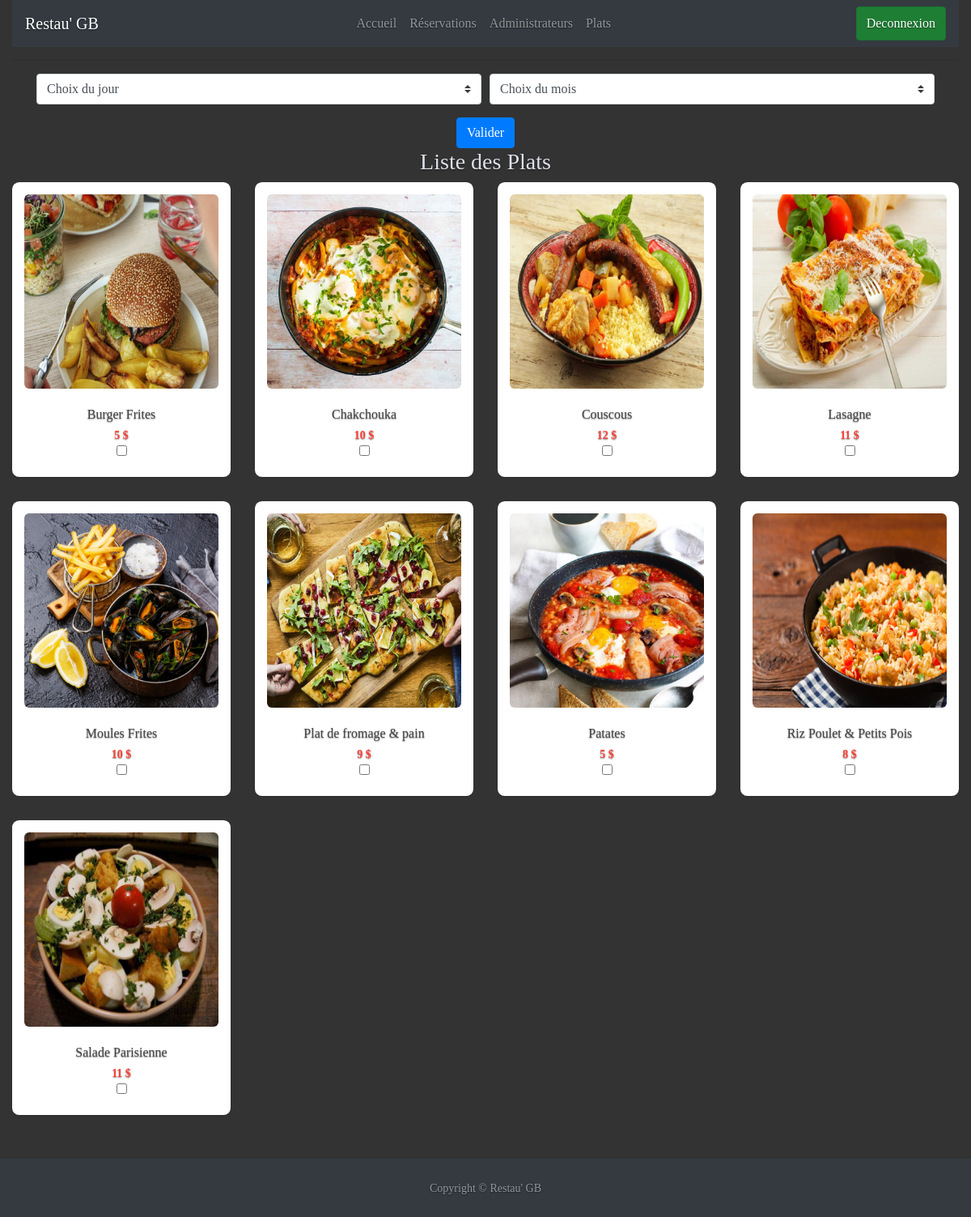
The page /Panel_Gestion/admin_plats.php (signed in) on the database its author committed.
### tables this page shows
CREATE TABLE `liste_plats` (
  `id` int(11) NOT NULL,
  `nomPlat` varchar(255) NOT NULL,
  `prix` int(5) NOT NULL,
  `nomImage` varchar(255) NOT NULL
);

### Panel_Gestion/admin_plats.php (the view, shortened to what this page needs)
<?php
	include 'functions.php';
    include 'database.php';
?>
<!doctype html>
<html lang="en">
  <head>
    <link rel="stylesheet" href="https://cdn.jsdelivr.net/npm/bootstrap@4.6.1/dist/css/bootstrap.min.css">
    <link rel="stylesheet" href="https://cdn.jsdelivr.net/npm/bootstrap-icons@1.8.1/font/bootstrap-icons.css">
    <link rel="stylesheet" href="https://cdnjs.cloudflare.com/ajax/libs/material-design-iconic-font/2.2.0/css/material-design-iconic-font.min.css">
    <link rel="stylesheet" href="CSS/style_plats.css">
  </head>
    <body class="d-flex flex-column min-vh-100">
      <div class="container-fluid rgba-gradient">
        <nav class="navbar navbar-expand-sm navbar-dark bg-dark flex-nowrap fixed">
            <span class="navbar-brand">Restau' GB</span>
            <div class="navbar-collapse collapse w-100 justify-content-center" id="navbar5">
                <ul class="navbar-nav mx-auto">
                  <?php
                    LoadPageAccess();
                  ?>
                </ul>
            </div>
            <span class="navbar-text active btn btn-success"><a href="deconnexion.php">Deconnexion</a></span>
        </nav>
        <form action="./admin_plats.php" enctype="multipart/form-data" method="post">
        <section><hr>
                <div class="container">
                  <div class="row">
                    <div class="col-sm-12 content justify-content-start" data-aos="fade-left">
                        <div class="form-row">
                            <div class="col-md-6 mb-3">
                              <select class="custom-select" name="select_jour" required>
                                  <option selected disabled value="">Choix du jour</option>
                              </select>
                            </div>
                            <div class="col-md-6 mb-3">
                              <select class="custom-select" name="select_mois" required>
                                  <option selected disabled value="">Choix du mois</option>
                              </select>
                            </div>
                        </div>
                        <div class="d-flex justify-content-center">
                          <button class="btn btn-primary" type="submit" name="valid_plat" >Valider</button>
                        </div>
                    </div>
                  </div>
                </div>
            </section>
            <section><h3 class="text-center">Liste des Plats</h3>
            <div class="row clearfix">
                <?php
                    $requete = mysqli_query($db,"SELECT * FROM liste_plats");
                    while ($ligne = mysqli_fetch_assoc($requete)){
                        echo '<div class="col-lg-3 col-md-4 col-sm-12">
                        <div class="card product_item">
                            <div class="body">
                                <div class="cp_img">
                                    <img src="IMG/'.$ligne['nomImage'].'" class="img-fluid">
                                </div>
                                <div class="product_details">
                                    <h5><a href="ec-product-detail.html">'.$ligne['nomPlat'].'</a></h5>
                                    <ul class="product_price list-unstyled">
                                        <li class="new_price">'.$ligne['prix'].' $</li>
                                    </ul>
                                    <input type="checkbox" class="radio" value="'.$ligne['nomPlat'].'" name="plat" />
                                    <input name="prixPlat" type="hidden" value="'.$ligne['prix'].'">
                                </div>
                            </div>
                        </div>
                    </div>';
                    }
                ?>
            </div>
        </section><br>
        </form>
      </div>
      <footer id="sticky-footer" class="flex-shrink-0 py-4 bg-dark text-white-50 mt-auto">
        <div class="container text-center">
            <small>Copyright &copy; Restau' GB</small>
        </div>
      </footer>
    </body>
</html>

### Panel_Gestion/functions.php (shortened to what this page needs)
<?php
    function LoadPageAccess(){
        if(!isset($_SESSION['auth'])){
            echo '<li class="nav-item"><a class="nav-link" href="index.php">Accueil</a></li>';
        }else {
            echo '<li class="nav-item"><a class="nav-link" href="index.php">Accueil</a></li>';
            if (isset($_SESSION['perm_gest_reserv'])){
                if ($_SESSION['perm_gest_reserv'] == 1){
                    echo '<li class="nav-item"><a class="nav-link" href="admin_reserv.php">Réservations</a></li>';
                }
            }
            if (isset($_SESSION['perm_gest_admin'])){
                if ($_SESSION['perm_gest_admin'] == 1){
                    echo '<li class="nav-item"><a class="nav-link" href="admin_comptes.php">Administrateurs</a></li>';
                }
            }
            echo '<li class="nav-item"><a class="nav-link" href="admin_plats.php">Plats</a></li>';
        };
    };
?>

### Panel_Gestion/CSS/style_plats.css (style rules this page uses)
html,body { height: 100%; background-color: #333; color: #dde1e9; }
body { display: -ms-flexbox; display: flex; text-shadow: 0 .05rem .1rem rgba(0, 0, 0, .5); font-family: Georgia, Times, Times New Roman, serif; }
.product_item .cp_img { position: absolute; top: 0px; left: 50%; transform: translate(-50%); -webkit-transform: translate(-50%); -ms-transform: translate(-50%); -moz-transform: translate(-50%); -o-transform: translate(-50%); -khtml-transform: translate(-50%); width: 100%; padding: 15px; transition: all 0.2s ease-in-out }
.product_item .cp_img img { transition: all 0.2s ease-in-out; border-radius: 6px }
.product_item .product_details { padding-top: 110%; text-align: center }
.product_item .product_details h5 { margin-bottom: 5px }
.product_item .product_details h5 a { font-size: 16px; color: #444 }
.product_item .product_details .product_price { margin: 0 }
.product_item .product_details .product_price li { display: inline-block; padding: 0 10px }
.product_item .product_details .product_price .new_price { font-weight: 600; color: #ff4136 }
.card { background: #fff; margin-bottom: 30px; transition: .5s; border: 0; border-radius: .55rem; position: relative; width: 100%; box-shadow: 0 1px 2px 0 rgba(0,0,0,0.1); }
.card .body { font-size: 14px; color: #424242; padding: 20px; font-weight: 400; }

### rows shown on the page
liste_plats: nomImage (picture), nomPlat "Burger Frites", prix "5"
liste_plats: nomImage (picture), nomPlat "Chakchouka", prix "10"
liste_plats: nomImage (picture), nomPlat "Couscous", prix "12"
liste_plats: nomImage (picture), nomPlat "Lasagne", prix "11"
liste_plats: nomImage (picture), nomPlat "Moules Frites", prix "10"
liste_plats: nomImage (picture), nomPlat "Plat de fromage & pain", prix "9"
liste_plats: nomImage (picture), nomPlat "Patates", prix "5"
liste_plats: nomImage (picture), nomPlat "Riz Poulet & Petits Pois", prix "8"
liste_plats: nomImage (picture), nomPlat "Salade Parisienne", prix "11"
